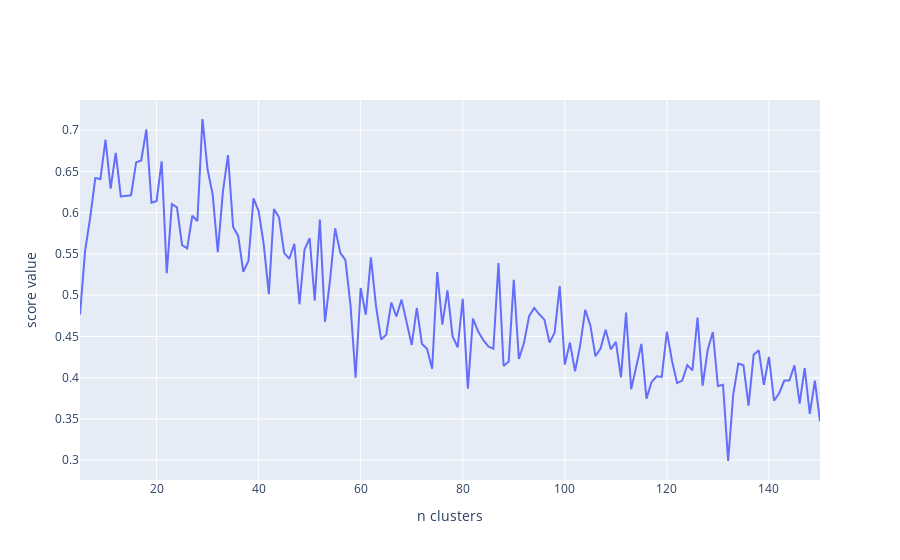
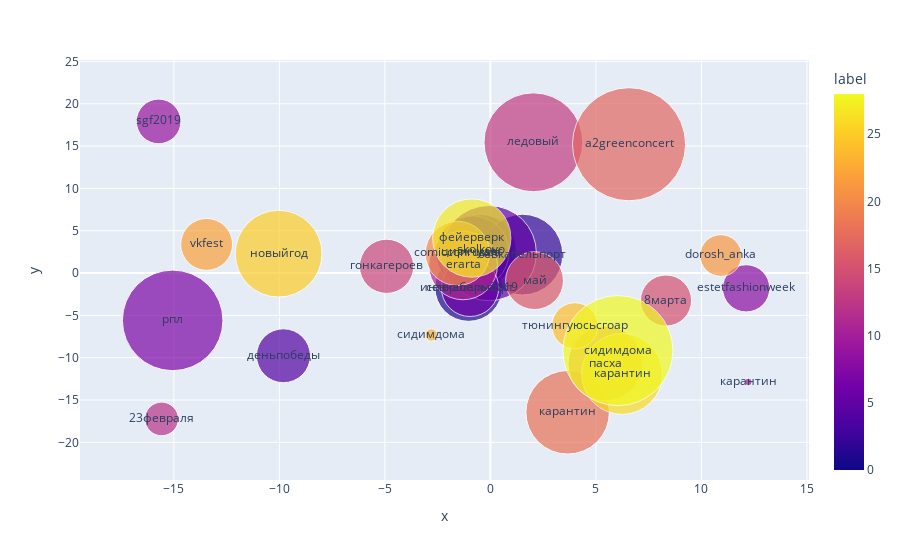

Notebook cell for these charts, in order:
### Markdown cell above
finding the best f1-score and plot f1-score for diffferent number of clusters

### Code cell
reload(tools)
df = tools.read_events(TMP_PATH + 'df_km.csv')
scores = pd.read_csv(TMP_PATH + 'scores_km.csv')
# def find_best_score(scores_df: pd.DataFrame, score_name: str):
best = tools.find_best_score(scores, 'f1')
print(best)
# def plot_score(scores_df: pd.DataFrame, y, x='n_clusters', x_title='n clusters', y_title='score value'):
tools.plot_score(scores, 'f1').show()
# def plot_events(df: pd.DataFrame, color:str or int, hover_name='title'):
tools.plot_events(df, best['n_clusters'])
# def calc_centroids(df: pd.DataFrame, n:int, hashtags_size=15):
centroids = tools.calc_centroids(df, best['n_clusters'])
# def plot_centroids(df_centroids, size_max=100, size_text_tags=0, min_size=0, max_size=None):
fig, _ = tools.plot_centroids(centroids, size_max=80, size_text_tags=1)
fig.show()

### Figure 1 — Plotly figure (JSON) as saved in the notebook; plotly's stock layout.template omitted (floating-point values rounded to 4 significant figures; data arrays with more than 128 entries replaced by an {"elided": "..."} marker saying what was removed)
{"data": [{"name": "f1", "type": "scatter", "x": {"elided": "146 int values"}, "y": {"elided": "146 float values"}}], "layout": {"xaxis": {"title": {"text": "n clusters"}}, "yaxis": {"title": {"text": "score value"}}}}

### Figure 2 — Plotly figure (JSON) as saved in the notebook; plotly's stock layout.template omitted (floating-point values rounded to 4 significant figures)
{"data": [{"hovertemplate": "<b>%{hovertext}</b><br><br>x=%{x}<br>y=%{y}<br>size=%{marker.size}<br>text=%{text}<br>label=%{marker.color}<extra></extra>", "hovertext": ["skolkovo<br>2019<br>инновации<br>городобразования<br>сколтех<br>международныйфорум<br>остров1022<br>edu2035<br>openinnovations<br>innovations<br>городобразования2019<br>cityforeducation<br>экспоцентр<br>островитяне1022<br>moscoweducation", "интершарм2019<br>intercharm2019<br>интершарм<br>intercharm<br>@intercharm_ru<br>крокусэкспо<br>крокусситихолл<br>intersharm2019<br>тотсамыйинтершарм<br>intersharm<br>интершарм2019москва<br>crocuscityhall<br>крокусэкспо2019<br>@dr<br>мамаянаbeautyday", "севкабельпорт<br>севкабель<br>sevkabelport<br>@sevcableport<br>портсевкабель<br>sevcabelport<br>sevkabel<br>лето2019<br>sevcableport<br>port<br>маркетуморя<br>стереолето<br>катокуморя<br>stereoleto<br>stereoleto2019", "циркчудес<br>щелкунчикплющенко<br>ледовоешоу<br>плющенко<br>@plushenkoofficial<br>@wonder<br>@rudkovskayaofficial<br>ледовый<br>евгенийплющенко<br>bolshoitheatre<br>лебединоеозеро<br>icepalace<br>@gnomgnomych<br>аделинасотникова<br>notredamedeparis", "деньпобеды<br>9мая<br>9мая2019<br>деньпобеды2019<br>бессмертныйполк<br>сднемпобеды<br>спасибодедузапобеду<br>великаяпобеда<br>victoryday<br>май<br>япомнюягоржусь<br>никтонезабытничтонезабыто<br>никтонезабыт<br>9may<br>парадпобеды", "кхл<br>ледовый<br>2019<br>hcska<br>новыйгод<br>2020<br>a2greenconcert<br>piratestation<br>лето2019<br>байервиталии<br>женскиебренды<br>брендовыеаксессуары<br>женскиеаксессуары<br>брендыизиталии<br>шоппингвиталии", "севкабельпорт<br>@sevcableport<br>севкабель<br>sevkabelport<br>портсевкабель<br>маркетуморя<br>@market_u_morya<br>cpmmoscow<br>sevkabel<br>лето2019<br>маркет<br>экспоцентр<br>cpm<br>stereoleto2019<br>market_u_morya", "рпл<br>газпромарена<br>кхл<br>spartak<br>спартакмосква<br>@zenit_spb<br>spartakmoscow<br>краснобелые<br>фкзенит<br>fcsm<br>khl<br>fczenit<br>открытиеарена<br>синебелоголубые<br>сбг", "estetfashionweek<br>estetfw<br>estetfashionweek2019<br>estet<br>ювелирныйдомэстет<br>неделямоды<br>@estetfw<br>эстет<br>efw<br>показмод<br>показ<br>estetfw2019<br>неделямодывмоскве2019<br>подиум<br>efw2019", "sgf2019<br>synergyglobalforum<br>@oskar_hartmann<br>синергия<br>synergy<br>газпромарена<br>@schwarzenegger<br>synergyglobalforum2019<br>бизнесфорум<br>sgf<br>@rybakov_igor<br>sinergyglobalforum<br>@bssynergy<br>арнольдшварценеггер<br>синерджиглобалфорум", "карантин<br>сидимдома<br>самоизоляция<br>stayhome<br>оставайсядома<br>пасха<br>карантин2020<br>оставайтесьдома<br>коронавирус<br>coronavirus<br>весна2020<br>quarantine<br>короновирус<br>лучшедома<br>самоизоляция2020", "erarta<br>ducati<br>erarta_museum<br>масленица<br>мотовыставка<br>2020<br>мотовесна<br>@erarta_museum<br>эрарта_музей<br>мотовесна2019<br>весна2019<br>масленица2020<br>фридакало<br>музейфаберже<br>диегоривера", "23февраля<br>2020<br>сднемзащитникаотечества<br>мужскойпраздник<br>мужскойдень<br>деньзащитника<br>8марта<br>с23февраля<br>защитники<br>защитникиотечества<br>деньмужчин<br>23февраля2020<br>праздникмужчин<br>деньзащитникаотечества<br>спраздникоммужчины", "ледовый<br>димабилан<br>билан<br>@bilanofficial<br>планетабилан<br>icepalace<br>крокусситихолл<br>dimabilan<br>bilan<br>группировкаленинград<br>crocuscityhall<br>полинагагарина<br>roofplace<br>сибурарена<br>юбилейный", "гонкагероев<br>алабино<br>лигагероев<br>забегрф<br>herorace<br>забег<br>беганутые<br>гонкагероев2019<br>ocr<br>heroleague<br>беговоесообщество<br>@hero_race<br>2019<br>полигоналабино<br>московскийполумарафон", "8марта<br>женскийдень<br>весна2020<br>8марта2020<br>2020<br>женскийпраздник<br>с8марта<br>8march<br>кремлевскийдворец<br>праздниквесны<br>гкд<br>спраздникомдевочки<br>будьтесчастливывсегда<br>филиппкиркоров<br>восьмоемарта", "май<br>ботаническийсад<br>весна2019<br>фестивальтюльпанов<br>аптекарскийогород<br>sakura<br>botanicalgarden<br>ботаническийсадмгу<br>@hortus_ru<br>саддружбы<br>цветениесакуры<br>фестивальтюльпанов2019<br>тюльпаномания<br>фестивальтюльпановспб<br>елагинпарк", "a2greenconcert<br>a2<br>а2<br>юбилейный<br>adrenalinestadium<br>ледовый<br>порнофильмы<br>2020<br>а2greenconcert<br>@punkmovies<br>bringmethehorizon<br>icepalace<br>twentyonepilots<br>скюбилейный<br>banditotour", "карантин<br>самоизоляция<br>сидимдома<br>оставайтесьдома<br>stayhome<br>коронавирус<br>лучшедома<br>пандемия<br>карантин2020<br>2020<br>quarantine<br>вирус<br>covid19<br>весна2020<br>сидидома", "пасха<br>пасха2020<br>сидимдома<br>христосвоскресе<br>карантин<br>самоизоляция<br>оставайтесьдома<br>пасхальныйдекор<br>пасхальныйкулич<br>2020<br>куличи<br>пасхальныеяйца<br>весна2020<br>коронавирус<br>easter", "comicconrussia<br>comiccon<br>комиккон<br>comiccon2019<br>cosplay<br>comicconrussia2019<br>игромир<br>косплей<br>игромир2019<br>igromir<br>@comicconrussia<br>igromir2019<br>комиккон2019<br>admraceway<br>comicconspb", "dorosh_anka<br>дагивпитере<br>ингушка<br>лезгины<br>казахи<br>дагестанцы<br>аварцы<br>чеченцы<br>аварка<br>дагпитер<br>дагестанцывпитере<br>кабардинка<br>даргинцы<br>ингуши<br>@assa_kavkazci_pitera", "vkfest<br>vkfest5<br>vkfest2019<br>вкфест<br>@vk_fest<br>вкфест2019<br>вкфест5<br>лето2019<br>парк300летияспб<br>фестивальвконтакте<br>300yearspark<br>radiorecord<br>@littlebigband<br>@buzova86<br>@egorkreed", "сидимдома<br>stayhome<br>самоизоляция<br>карантин<br>оставайтесьдома<br>коронавирус<br>севкабельпорт<br>@market_u_morya<br>маркетуморя<br>пасха<br>сидидома<br>красимяйца<br>natalinamua<br>afterhalloween<br>afterhalloween2019", "тюнингуюсьсгоар<br>@goaravetisyan_beauty<br>@akobir_ashurkulovich<br>@goar_avetisyan<br>гоараветисян<br>@aidapetoyan<br>@mary_arutyunova<br>@katerina_kosik<br>goar_avetisyan<br>наталинамуарафон<br>goaravetisyan<br>карантин<br>natalinamua<br>марафонгоар<br>гоараветисянобучение", "новыйгод<br>2020<br>новыйгод2020<br>сновымгодом<br>happynewyear<br>манежнаяплощадь<br>newyear2020<br>годкрысы<br>ярмарканаманежной<br>путешествиеврождество<br>сновымгодом2020<br>рождественскаяярмарка<br>happynewyear2020<br>зима2020<br>манежнаяплощадьспб", "карантин<br>сидимдома<br>самоизоляция<br>коронавирус<br>оставайтесьдома<br>stayhome<br>covid19<br>пандемия<br>короновирус<br>вирус<br>лучшедома<br>2020<br>quarantine<br>covid_19<br>сидидома", "фейерверк<br>2019<br>гребнойканал<br>кругсвета<br>fireworks<br>кругсвета2019<br>lightfest<br>@lightfest<br>лето2019<br>садэрмитаж<br>lightfest2019<br>circleoflight<br>световоешоу<br>фестивалькругсвета<br>фестивальсвета", "сидимдома<br>карантин<br>самоизоляция<br>оставайтесьдома<br>коронавирус<br>stayhome<br>весна2020<br>сидидома<br>оставайсядома<br>лучшедома<br>2020<br>covid19<br>короновирус<br>домалучше<br>самоизоляция2020"], "legendgroup": "", "marker": {"color": [0, 1, 2, 3, 4, 5, 6, 7, 8, 9, 10, 11, 12, 13, 14, 15, 16, 17, 18, 19, 20, 21, 22, 23, 24, 25, 26, 27, 28], "coloraxis": "coloraxis", "size": [362, 322, 462, 380, 206, 642, 233, 716, 158, 141, 4, 334, 80, 692, 208, 185, 237, 906, 494, 395, 293, 123, 191, 11, 151, 533, 463, 434, 858], "sizemode": "area", "sizeref": 0.1416, "symbol": "circle"}, "mode": "markers+text", "name": "", "showlegend": false, "text": ["skolkovo", "интершарм2019", "севкабельпорт", "циркчудес", "деньпобеды", "кхл", "севкабельпорт", "рпл", "estetfashionweek", "sgf2019", "карантин", "erarta", "23февраля", "ледовый", "гонкагероев", "8марта", "май", "a2greenconcert", "карантин", "пасха", "comicconrussia", "dorosh_anka", "vkfest", "сидимдома", "тюнингуюсьсгоар", "новыйгод", "карантин", "фейерверк", "сидимдома"], "type": "scatter", "x": [-0.4661, -1.032, 1.517, -0.8596, -9.808, -0.07615, -0.9647, -15.06, 12.12, -15.72, 12.23, -1.295, -15.58, 2.038, -4.92, 8.32, 2.09, 6.569, 3.661, 5.447, -1.562, 10.92, -13.45, -2.799, 4.003, -10.04, 6.24, -0.8835, 6.042], "xaxis": "x", "y": [2.704, -1.721, 2.18, 2.445, -9.768, 2.353, -1.744, -5.592, -1.804, 17.92, -12.87, 0.903, -17.23, 15.45, 0.797, -3.246, -0.8946, 15.22, -16.45, -10.69, 2.32, 2.075, 3.386, -7.318, -6.23, 2.288, -11.92, 4.136, -9.16], "yaxis": "y"}], "layout": {"coloraxis": {"colorbar": {"title": {"text": "label"}}, "colorscale": [[0, "#0d0887"], [0.1111, "#46039f"], [0.2222, "#7201a8"], [0.3333, "#9c179e"], [0.4444, "#bd3786"], [0.5556, "#d8576b"], [0.6667, "#ed7953"], [0.7778, "#fb9f3a"], [0.8889, "#fdca26"], [1, "#f0f921"]]}, "legend": {"itemsizing": "constant", "tracegroupgap": 0}, "margin": {"t": 60}, "xaxis": {"anchor": "y", "domain": [0, 1], "title": {"text": "x"}}, "yaxis": {"anchor": "x", "domain": [0, 1], "title": {"text": "y"}}}}
